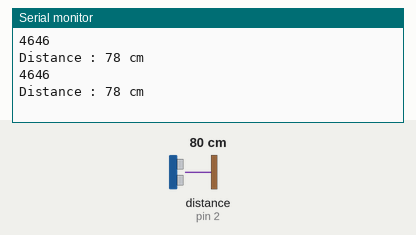
This sketch was run on a simulated Arduino Uno, built with avr-gcc and run on an emulated ATmega328P. Parts: the last lines printed to the serial monitor. Wiring (inferred from the names in the program): ultrasonic range finder: trigger pin 3; echo pin 2. The inputs (shaded band) are chosen by the test bench; at power-on: distance to the obstacle (sensor on pin 2) 80 cm. The echo pulse lasts 58.3 µs per cm.

Above: at 1.8 s.
1.9 s: distance to the obstacle (sensor on pin 2) set to 2 cm
At 2.8 s:
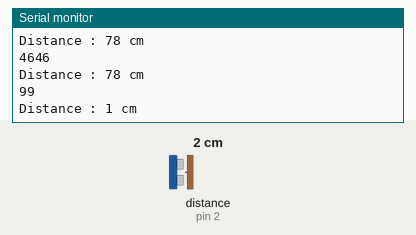
3.4 s: distance to the obstacle (sensor on pin 2) set to 4 cm
At 4.5 s:
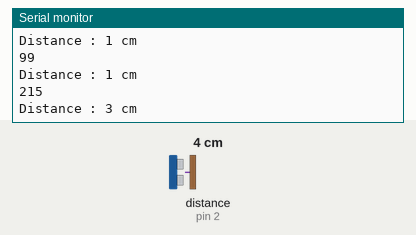
Timing chart, 0 to 6.4 s (numbered marks = the images above; inputs shaded):
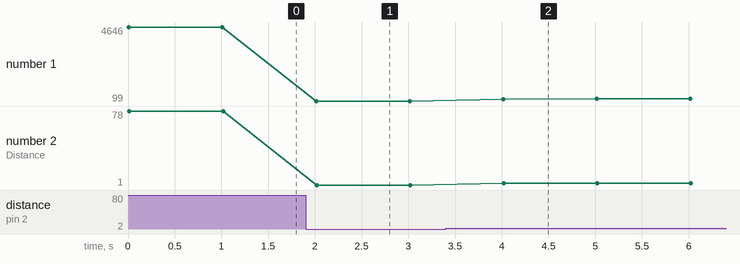

Measured:
- after the input at 1.9 s, the serial monitor: prints a new line after 0.11 s (image 1)
- after the input at 3.4 s, the serial monitor: prints a new line after 0.61 s (image 2)
- plotted number 1: 4646 → 99 after the input at 1.9 s, 99 → 235 after the input at 3.4 s
- plotted number 2: 78 → 1 after the input at 1.9 s, 1 → 3 after the input at 3.4 s

The sketch:

ultrasonic.ino
```cpp
#define TRIG 3  // 초음파 송신 핀 설정
#define ECHO 2  // 초음파 수신 핀 설정

void setup() {
  Serial.begin(9600); // 센서 데이터를 PC에서 확인할 수 있도록 시리얼 통신 시작

  // 핀 모드 설정: 초음파 송신은 출력, 수신은 입력
  pinMode(TRIG, OUTPUT);
  pinMode(ECHO, INPUT);
}

void loop() {
  long duration, distance;

  // 초음파 송신 전에 LOW로 초기화
  digitalWrite(TRIG, LOW);
  delayMicroseconds(2);

  // 10마이크로초 동안 HIGH 신호를 보내 초음파를 발사
  digitalWrite(TRIG, HIGH);
  delayMicroseconds(10);
  digitalWrite(TRIG, LOW);

  // 초음파가 물체에 반사되어 돌아오는 데 걸린 시간을 측정
  duration = pulseIn(ECHO, HIGH);

  // 측정 시간(duration)을 바탕으로 거리(cm) 계산
  // 소리의 속도는 약 340m/s이므로, 공식은 다음과 같음:
  // 거리 = 시간 * (34000 / 2) / 1,000,000  => 거리(cm) = 시간 * 17 / 1000
  distance = duration * 17 / 1000;

  // 측정된 시간과 거리 값을 시리얼 모니터에 출력
  Serial.println(duration);
  Serial.print("\nDistance : ");
  Serial.print(distance);
  Serial.println(" cm");

  // 1초 간격으로 측정 반복
  delay(1000);
}
```
